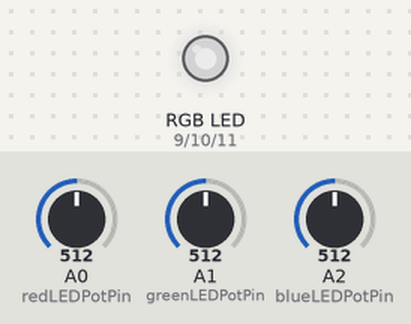
Simulated run of this sketch. Board: Arduino Uno, built with avr-gcc and run on an emulated ATmega328P. Parts: an RGB LED mixed from three pins (HIGH = lit). The test bench sets the inputs (shaded band); at power-on: A0 (redLEDPotPin) = 512, A1 (greenLEDPotPin) = 512, A2 (blueLEDPotPin) = 512. Dim RGB values are drawn brighter than linear.

Above: at 1.2 s.
1.3 s: A0 (redLEDPotPin) set to 716
At 2.2 s:
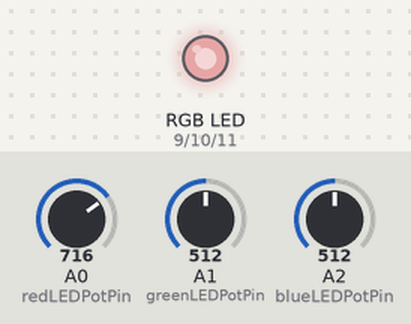
2.8 s: A1 (greenLEDPotPin) set to 716
At 3.3 s:
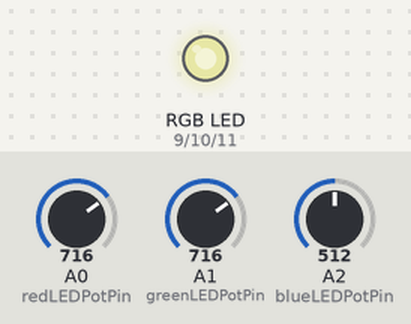
4.3 s: A2 (blueLEDPotPin) set to 716
At 5.5 s:
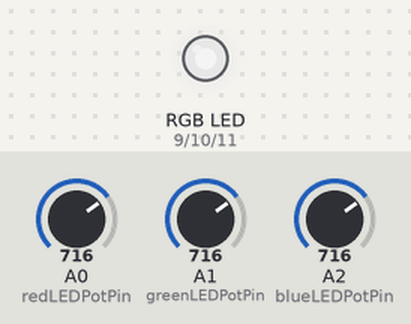
5.8 s: A0 (redLEDPotPin) set to 900
At 6.8 s:
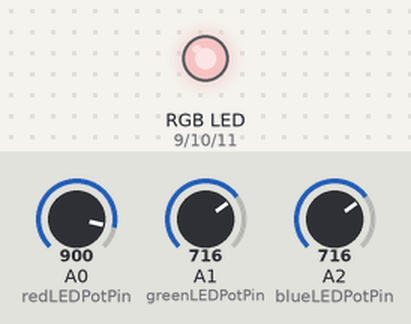
7.3 s: A1 (greenLEDPotPin) set to 900
At 8.0 s:
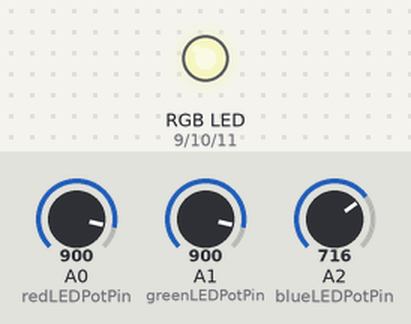
8.8 s: A2 (blueLEDPotPin) set to 900
At 9.1 s:
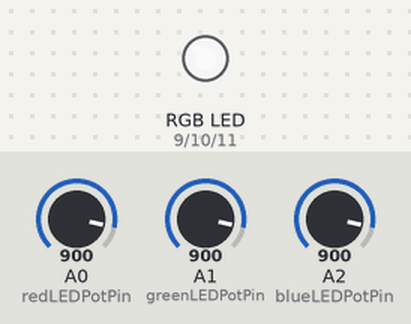
Timing chart, 0 to 11.3 s (numbered marks = the images above; inputs shaded):
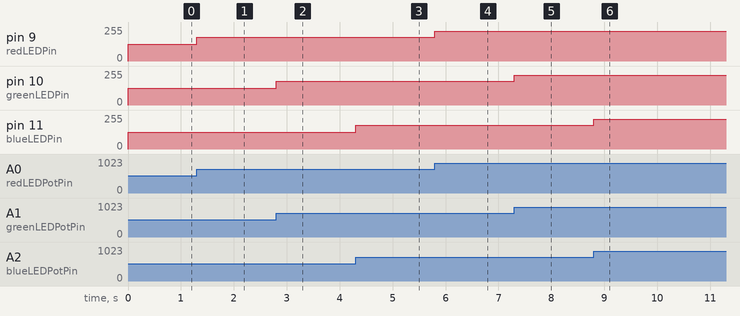

Measured:
- after the input at 1.3 s, pin 9 (redLEDPin): 127/255 → 178/255 at once
- after the input at 2.8 s, pin 10 (greenLEDPin): 127/255 → 178/255 at once
- after the input at 4.3 s, pin 11 (blueLEDPin): 127/255 → 178/255 at once
- after the input at 5.8 s, pin 9 (redLEDPin): 178/255 → 224/255 at once
- after the input at 7.3 s, pin 10 (greenLEDPin): 178/255 → 224/255 at once
- after the input at 8.8 s, pin 11 (blueLEDPin): 178/255 → 224/255 at once

The sketch:

RGBLedControl.ino
```cpp
// Pins connected to the potentiometers
const int redLEDPotPin = A0;
const int greenLEDPotPin = A1;
const int blueLEDPotPin = A2;

// Pins connected to each LED
const int redLEDPin = 9;
const int greenLEDPin = 10;
const int blueLEDPin = 11;

// Value range for the ADC input
const int adcMinInput = 0;
const int adcMaxInput = 1023;

// Value range for the PWM output duty cycle ( 0-255 == 0-100 )
const int minOutputValue = 0;
const int maxOutputValue = 255;

void setup() {

  pinMode(redLEDPotPin, INPUT);
  pinMode(greenLEDPotPin, INPUT);
  pinMode(blueLEDPotPin, INPUT);

  pinMode(redLEDPin, OUTPUT);
  pinMode(greenLEDPin, OUTPUT);
  pinMode(blueLEDPin, OUTPUT);

}

void loop() {

  // Logic for controlling the red LED
  int redLEDPotInputValue = analogRead(redLEDPotPin);
  int redOutputValue = map(redLEDPotInputValue, adcMinInput, adcMaxInput, minOutputValue, maxOutputValue);
  analogWrite(redLEDPin, redOutputValue);

  // Logic for controlling the green LED
  int greenLEDPotInputValue = analogRead(greenLEDPotPin);
  int greenOutputValue = map(greenLEDPotInputValue, adcMinInput, adcMaxInput, minOutputValue, maxOutputValue);
  analogWrite(greenLEDPin, greenOutputValue);

  // Logic for controlling the blue LED
  int blueLEDPotInputValue = analogRead(blueLEDPotPin);
  int blueOutputValue = map(blueLEDPotInputValue, adcMinInput, adcMaxInput, minOutputValue, maxOutputValue);
  analogWrite(blueLEDPin, blueOutputValue);

}
```
